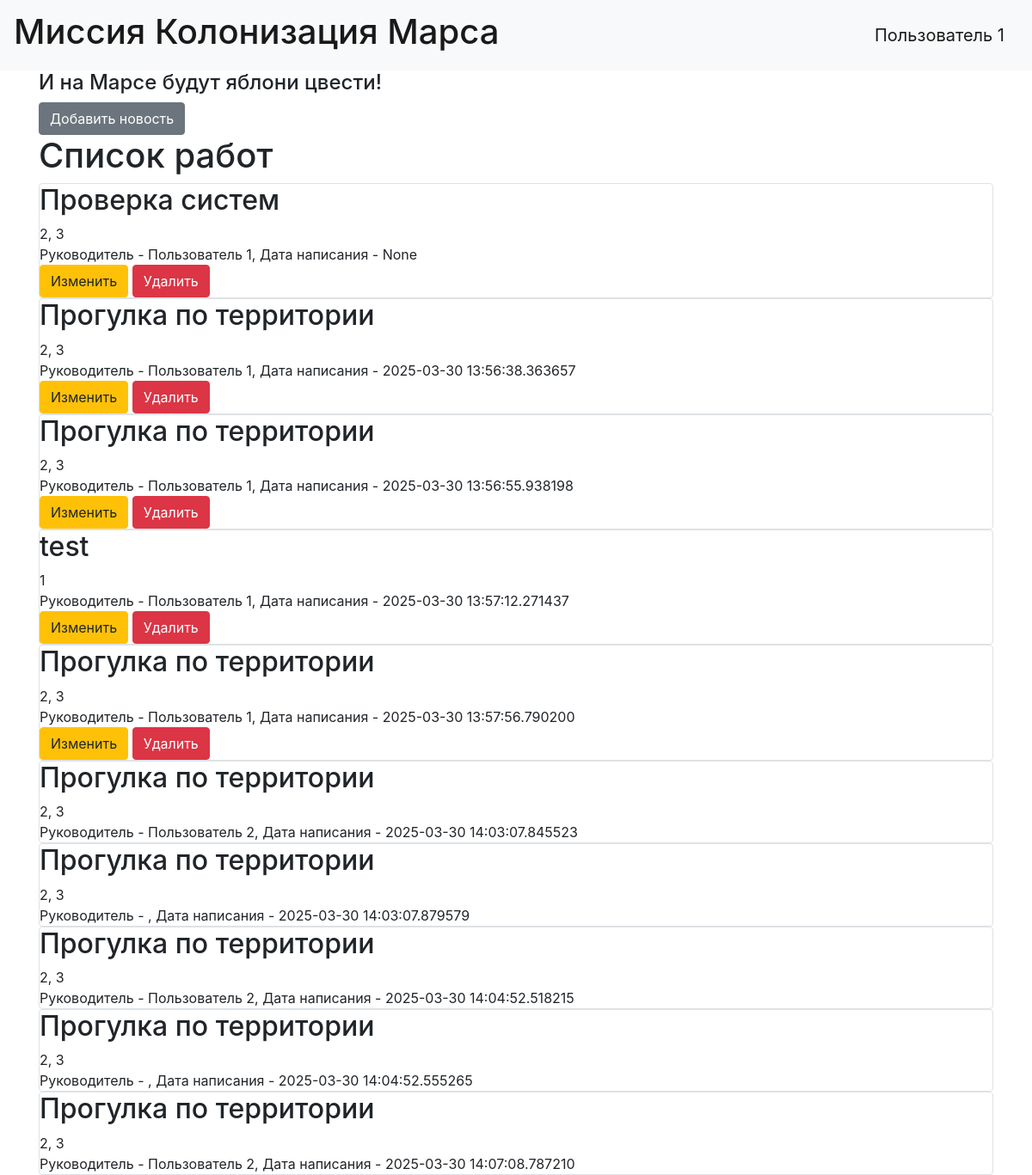
The page / (signed in) on the database its author committed.
### data/users.py (models this page shows, shortened)
class User(SqlAlchemyBase, UserMixin, SerializerMixin):
    __tablename__ = 'users'
    id = sqlalchemy.Column(sqlalchemy.Integer,
                           primary_key=True, autoincrement=True)
    name = sqlalchemy.Column(sqlalchemy.String, nullable=True)
    about = sqlalchemy.Column(sqlalchemy.String, nullable=True)
    email = sqlalchemy.Column(sqlalchemy.String,
                              index=True, unique=True, nullable=True)
    hashed_password = sqlalchemy.Column(sqlalchemy.String, nullable=True)
    created_date = sqlalchemy.Column(sqlalchemy.DateTime,
                                     default=datetime.datetime.now)
    news = orm.relationship("News", back_populates='user')
    jobs = orm.relationship("Jobs", back_populates='user')

### data/jobs_data.py (models this page shows, shortened)
class Jobs(SqlAlchemyBase, SerializerMixin):
    __tablename__ = 'jobs'
    id = sqlalchemy.Column(sqlalchemy.Integer,
                           primary_key=True, autoincrement=True)
    team_leader = sqlalchemy.Column(sqlalchemy.Integer, sqlalchemy.ForeignKey("users.id"))
    job = sqlalchemy.Column(sqlalchemy.String, nullable=True)
    work_size = sqlalchemy.Column(sqlalchemy.Integer, nullable=True)
    collaborators = sqlalchemy.Column(sqlalchemy.String, nullable=True)
    start_date = sqlalchemy.Column(sqlalchemy.DateTime,
                                   default=datetime.datetime.now)
    end_date = sqlalchemy.Column(sqlalchemy.DateTime,
                                 default=datetime.datetime.now)
    is_finished = sqlalchemy.Column(sqlalchemy.Boolean, nullable=True)
    user = orm.relationship("User")

### main.py (the view)
@app.route("/")
def index():
    db_sess = db_session.create_session()
    if current_user.is_authenticated:
        jobs = db_sess.query(Jobs)
    else:
        jobs = []
    return render_template("index.html", jobs=jobs)

### data/db_session.py (called while the page is built)
def create_session() -> Session:
    global __factory
    return __factory()

### main.py (called while the page is built)
@login_manager.user_loader
def load_user(user_id):
    db_sess = db_session.create_session()
    return db_sess.query(User).get(user_id)

### templates/index.html
{% extends "base.html" %}
{% block content %}
{% if current_user.is_authenticated %}
    <a href="jobs" class="btn btn-secondary">Добавить новость</a>
{% endif %}
<h1>Список работ</h1>
{% for item in jobs%}
<div class="col-md6 border rounded">
    <h2>{{item.job}}</h2>
    <div>
        {{item.collaborators}}
    </div>
    <div>
        Руководитель - {{item.user.name}}, Дата написания - {{item.start_date}}
        {% if current_user.is_authenticated and current_user == item.user %}
    <div>
        <a href="/jobs/{{ item.id }}" class="btn btn-warning">
            Изменить
        </a>
        <a href="/jobs_delete/{{ item.id }}" class="btn btn-danger">
            Удалить
        </a>
    </div>
{% endif %}
    </div>
</div>
{% endfor %}
{% endblock %}

### templates/base.html (shortened to what this page needs)
<!doctype html>
<html lang="en">
<head>
    <link rel="stylesheet"
          href="https://stackpath.bootstrapcdn.com/bootstrap/4.4.1/css/bootstrap.min.css"
>
</head>
<body>
<header>
    <nav class="navbar navbar-light bg-light">
        <a class="navbar-brand" href="#"><h1>Миссия Колонизация Марса</h1></a>
        {% if current_user.is_authenticated %}
    <a class="navbar-brand" href="/logout">{{ current_user.name }}</a>
{% else %}
    <p>
        <a class="btn btn-primary " href="/register">Зарегистрироваться</a>
        <a class="btn btn-success" href="/login">Войти</a>
    </p>
{% endif %}
    </nav>
</header>
<main role="main" class="container">
    <h4>И на Марсе будут яблони цвести!</h4>
    {% block content %}{% endblock %}
</main>
</body>
</html>

### rows shown on the page
User: name "Пользователь 1"
Jobs: job "Проверка систем", collaborators "2, 3", user.name "Пользователь 1", start_date "None"
Jobs: job "Прогулка по территории", collaborators "2, 3", user.name "Пользователь 1", start_date "2025-03-30 13:56:38.363657"
Jobs: job "Прогулка по территории", collaborators "2, 3", user.name "Пользователь 1", start_date "2025-03-30 13:56:55.938198"
Jobs: job "test", collaborators "1", user.name "Пользователь 1", start_date "2025-03-30 13:57:12.271437"
Jobs: job "Прогулка по территории", collaborators "2, 3", user.name "Пользователь 1", start_date "2025-03-30 13:57:56.790200"
Jobs: job "Прогулка по территории", collaborators "2, 3", user.name "Пользователь 2", start_date "2025-03-30 14:03:07.845523"
Jobs: job "Прогулка по территории", collaborators "2, 3", start_date "2025-03-30 14:03:07.879579"
Jobs: job "Прогулка по территории", collaborators "2, 3", user.name "Пользователь 2", start_date "2025-03-30 14:04:52.518215"
Jobs: job "Прогулка по территории", collaborators "2, 3", start_date "2025-03-30 14:04:52.555265"
Jobs: job "Прогулка по территории", collaborators "2, 3", user.name "Пользователь 2", start_date "2025-03-30 14:07:08.787210"
